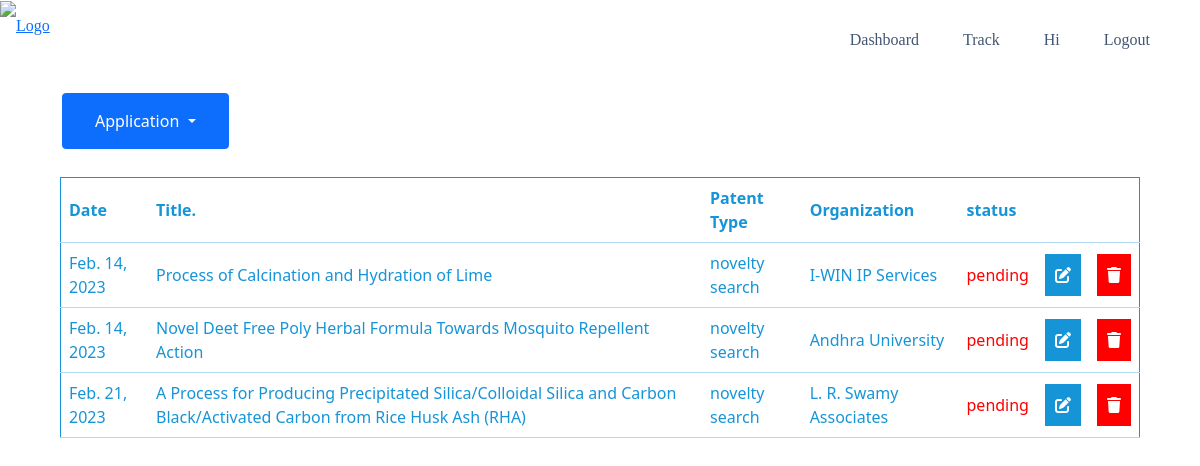
The app's page /adminpanel/ with its own data.
### Patent/models.py (models this page shows, shortened)
class Patentapplication(models.Model):
    uid = models.CharField(max_length=20)
    title = models.CharField(max_length=1000)
    organisation = models.CharField(max_length=100)
    modeofcontact = models.CharField(max_length=50)
    referedby = models.CharField(max_length=100)
    conntactnumber = models.CharField(max_length=10)
    emailid = models.EmailField(max_length=50)
    patenttype = models.CharField(max_length=30)
    status = models.BooleanField(default=False)
    date = models.DateField()
    nda = models.CharField(max_length=30)
    idf = models.CharField(max_length=30)
    qua = models.CharField(max_length=30)

### adminpanel/views.py (the view)
# urls.py: path("", views.adminpanel, name='adminpanel/'),
def adminpanel(r):
    patent = apps.get_model('Patent', 'Patentapplication')
    cp = apps.get_model('Copyright', 'Copyright')
    des = apps.get_model('Design', 'Design')
    return render(r, "admin/admin.html",
                  {'con': patent.objects.all(), 'cp': cp.objects.all(), 'des': des.objects.all()})

### templates/admin/admin.html (shortened to what this page needs)
<!DOCTYPE html>
<html lang="en">
<head>
  <link rel="stylesheet" href="https://maxcdn.bootstrapcdn.com/bootstrap/3.4.1/css/bootstrap.min.css">
  <link rel="stylesheet" href="https://cdnjs.cloudflare.com/ajax/libs/font-awesome/6.3.0/css/all.min.css"
 />
</head>
{% include 'navigation/topnavbar.html' %}
<body>
  <div class="btn-group" style="margin-top:2%;margin-left:5%">
    <button type="button" style="padding:15px 32px;font-size: 16px;margin: 4px 2px;"
      class="btn btn-primary dropdown-toggle" data-toggle="dropdown" aria-haspopup="true" aria-expanded="false">
      Application
    </button>
  </div>
  <div>
    <table align="center" style="margin-top:2%;">
      <tr style="border-bottom: 1px solid #1694d855;
    text-align: left;">
        <th>Date</th>
        <th>Title.</th>
        <th>Patent Type</th>
        <th>Organization</th>
        <th>status</th>
        <th></th>
      </tr>
      {% for i in con %}
      {% if not i.status %}
      <tr style="border-bottom: 1px solid #1694d855;
    text-align: left;">
        <td>{{i.date}}</td>
        <td>{{i.title}}</td>
        <td>{{i.patenttype}}</td>
        <td>{{i.organisation}}</td>
        {% if i.status %}
        <td style="color:green">completed</td>
        {% else %}
        <td style="color:red">pending</td>
        {% endif %}
        <td><a type="button btn-primary"
            style="background-color: #1694d8;padding:10px;text-decoration:none ;color: white;border-color: #1694d8;"
            href="{% url 'editapplication' uid=i.uid  %}"><i class="fa-solid fa-pen-to-square"></i></a></td>
        <td><a type="button btn-primary"
            style="background-color: red;padding:10px;text-decoration:none ;color: white;border-color: #1694d8;"
            href="{% url 'delete' uid=i.uid  %}"><i class="fa-sharp fa-solid fa-trash"></i></a></td>
      </tr>
      {% endif %}
      {% endfor %}
    </table>
  </div>
</body>
</html>

### templates/admin/admin.html (style rules this page uses)
* { font-size: 16px; }
table { width: 90%; border: 1px solid #1694d8; color: #1694d8; }
th, td { padding: 8px; border: 1px solid #1694d8; }
th { border-bottom: 1px solid #1694d8; text-align: left; }

### records on screen
Patentapplication: date "Feb. 14, 2023", title "Process of Calcination and Hydration of Lime", patenttype "novelty search", organisation "I-WIN IP Services", status "pending"
Patentapplication: date "Feb. 14, 2023", title "Novel Deet Free Poly Herbal Formula Towards Mosquito Repellent Action", patenttype "novelty search", organisation "Andhra University", status "pending"
Patentapplication: date "Feb. 21, 2023", title "A Process for Producing Precipitated Silica/Colloidal Silica and Carbon Black/Activated Carbon from Rice Husk Ash (RHA)", patenttype "novelty search", organisation "L. R. Swamy Associates", status "pending"
